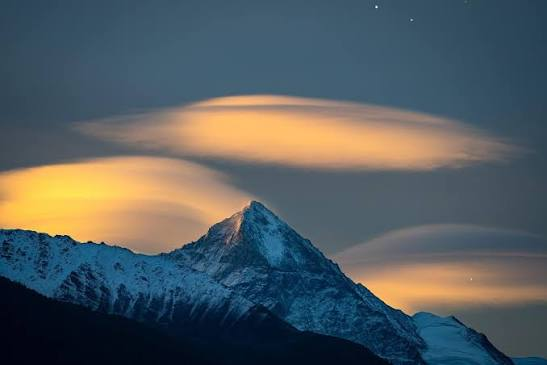
#> input picture AR_cal/dummy.jpg, 547 x 365 px
$ python -i target_compiler.py   (imports and definitions only)
#> lines starting #> are read from the running program, lines starting #| are printed output that depends on the picture
"""Server-side AR image-target compiler (MindAR-style ``.mind`` equivalent).

All of a project's target images are compiled into ONE JSON bundle that the
browser viewer downloads and loads straight into its OpenCV.js tracker, so the
phone never has to run feature extraction itself.

The preprocessing and ORB parameters MUST stay in sync with ``TRACK_CONFIG``
and ``ImageTracker.compile`` in ``ar-studio-frontend/src/ar/tracker.js``:
the target is drawn at most ``max_edge`` px on its long side, converted to
gray, CLAHE-enhanced, and described with ORB. Keypoints are stored in that
resized pixel space, which is also the space the viewer's pose solver uses.
Bump ``COMPILER_VERSION`` whenever any of this changes (projects then show
as needing a recompile). ``BUNDLE_VERSION`` is the file layout; the viewer
ignores bundles whose layout it does not know and compiles locally instead.

Feature selection (compiler v2): ORB proposes ~5000 candidates; points with a
far-away look-alike are dropped, and ~1500 are kept spread evenly over an 8x8
grid and over all pyramid levels. Fewer, better points = faster matching on
the phone and fewer wrong matches than the raw 2500 strongest
(benchmark: same detection rate, ~2x faster matching).
"""

import base64
import hashlib
import math

import cv2
import numpy as np
from PIL import Image, ImageOps

# Bump COMPILER_VERSION when feature selection changes (forces a recompile);
# bump BUNDLE_VERSION only when the bundle file layout changes (the viewer
# checks it).
COMPILER_VERSION = 2
BUNDLE_VERSION = 1
BUNDLE_FORMAT = "ar-studio-targets"

CONFIG = {
    "max_edge": 1080,
    # ORB is asked for many candidates; selection below keeps `budget`.
    "nfeatures": 5000,
    "budget": 1500,
    "scale_factor": 1.2,
    "nlevels": 8,
    "edge_threshold": 15,
    "first_level": 0,
    "wta_k": 2,
    "patch_size": 31,
    "fast_threshold": 7,
    "clahe_clip": 3.0,
    "clahe_tiles": 8,
    # ImageTracker rejects targets with fewer features than its minInliers.
    "min_features": 10,
    # A point is "ambiguous" when another point at least `twin_min_px` away
    # has a descriptor within `twin_max_hamming` bits (of 256): a camera
    # frame could match either, which causes wrong matches and jitter.
    "twin_max_hamming": 24,
    "twin_min_px": 24,
    "grid": 8,
    # Share of the budget spread evenly over pyramid levels (the rest follows
    # each level's image area), so near AND far detection keep points.
    "level_balance": 0.5,
}

PREVIEW_KEYPOINTS = CONFIG["budget"]
SPREAD_GRID = CONFIG["grid"]

RATING_TEXT = {
    0: "Not trackable",
    1: "Poor tracking image",
    2: "Weak tracking",
    3: "Moderate tracking",
    4: "Good tracking",
    5: "Excellent tracking",
}


class TargetCompileError(ValueError):
    pass


def _js_round(value):
    """Math.round() semantics (half away from zero for positives)."""
    return int(math.floor(value + 0.5))


def _load_rgb(image_path):
    """Load like a browser <img> drawn on a canvas: EXIF-rotated, alpha over black."""
    try:
        with Image.open(image_path) as img:
            img = ImageOps.exif_transpose(img)
            if img.mode in ("RGBA", "LA", "P"):
                rgba = img.convert("RGBA")
                arr = np.asarray(rgba, dtype=np.float32)
                rgb = arr[..., :3] * (arr[..., 3:4] / 255.0)
                return rgb.round().astype(np.uint8)
            return np.asarray(img.convert("RGB"), dtype=np.uint8)
    except Exception as exc:  # Pillow raises many types for corrupt/bomb images
        raise TargetCompileError("Unable to read target image.") from exc


def _processed_gray(image_path):
    rgb = _load_rgb(image_path)
    src_h, src_w = rgb.shape[:2]
    if not src_w or not src_h:
        raise TargetCompileError("Target image has no size.")
    scale = min(1.0, CONFIG["max_edge"] / max(src_w, src_h))
    width = max(1, _js_round(src_w * scale))
    height = max(1, _js_round(src_h * scale))
    if (width, height) != (src_w, src_h):
        rgb = cv2.resize(rgb, (width, height), interpolation=cv2.INTER_AREA)
    gray = cv2.cvtColor(rgb, cv2.COLOR_RGB2GRAY)
    tiles = CONFIG["clahe_tiles"]
    clahe = cv2.createCLAHE(clipLimit=CONFIG["clahe_clip"], tileGridSize=(tiles, tiles))
    return clahe.apply(gray), (src_w, src_h), (width, height)


def _orb():
    return cv2.ORB_create(
        nfeatures=CONFIG["nfeatures"],
        scaleFactor=CONFIG["scale_factor"],
        nlevels=CONFIG["nlevels"],
        edgeThreshold=CONFIG["edge_threshold"],
        firstLevel=CONFIG["first_level"],
        WTA_K=CONFIG["wta_k"],
        scoreType=cv2.ORB_HARRIS_SCORE,
        patchSize=CONFIG["patch_size"],
        fastThreshold=CONFIG["fast_threshold"],
    )


# [9 lines left out: function _spread, not called in this run]


def _ambiguous_mask(points, descriptors):
    """True where a point has a far-away look-alike (repeated texture)."""
    n = len(points)
    if n < 2:
        return np.zeros(n, dtype=bool)
    k = min(n, 6)
    pairs = cv2.BFMatcher(cv2.NORM_HAMMING).knnMatch(descriptors, descriptors, k=k)
    max_d = CONFIG["twin_max_hamming"]
    min_px2 = CONFIG["twin_min_px"] ** 2
    out = np.zeros(n, dtype=bool)
    for i, matches in enumerate(pairs):
        for m in matches:
            if m.trainIdx == i:
                continue
            if m.distance > max_d:
                break  # sorted by distance: no closer twins follow
            dx, dy = points[m.trainIdx] - points[i]
            if dx * dx + dy * dy >= min_px2:
                out[i] = True
                break
    return out


def _select(keypoints, points, width, height, keep):
    """Pick up to `budget` candidate indices spread over grid cells and scales.

    Within each (pyramid level, grid cell) points are ranked by response;
    selection takes every cell's best point first, then every cell's second
    best, and so on, so busy regions cannot crowd out quiet ones.
    """
    idx = np.flatnonzero(keep)
    budget = CONFIG["budget"]
    if len(idx) <= budget:
        return idx
    g = SPREAD_GRID
    level = np.array([keypoints[i].octave for i in idx])
    response = np.array([keypoints[i].response for i in idx])
    cx = np.clip((points[idx, 0] / max(width, 1) * g).astype(int), 0, g - 1)
    cy = np.clip((points[idx, 1] / max(height, 1) * g).astype(int), 0, g - 1)
    cell = level * g * g + cy * g + cx

    order = np.lexsort((-response, cell))  # grouped by cell, strongest first
    rank = np.empty(len(idx), dtype=np.int64)
    sorted_cells = cell[order]
    starts = np.r_[0, np.flatnonzero(np.diff(sorted_cells)) + 1]
    ends = np.r_[starts[1:], len(order)]
    for start, end in zip(starts, ends):
        rank[order[start:end]] = np.arange(end - start)
    priority = np.lexsort((-response, rank))  # round-robin over cells

    levels = sorted(set(level.tolist()))
    sf2 = CONFIG["scale_factor"] ** 2
    area = np.array([sf2 ** -lv for lv in levels])
    balance = CONFIG["level_balance"]
    share = (1 - balance) * area / area.sum() + balance / len(levels)
    quota = dict(zip(levels, np.floor(share * budget).astype(int)))

    chosen = np.zeros(len(idx), dtype=bool)
    used = dict.fromkeys(levels, 0)
    for j in priority:
        lv = int(level[j])
        if used[lv] < quota[lv]:
            chosen[j] = True
            used[lv] += 1
    # Levels without enough candidates leave budget over: fill with next best.
    left = budget - int(chosen.sum())
    for j in priority:
        if left <= 0:
            break
        if not chosen[j]:
            chosen[j] = True
            left -= 1
    sel = idx[chosen]
    # Strongest first, so a preview capped at N shows the best points.
    return sel[np.argsort([-keypoints[i].response for i in sel], kind="stable")]


# [25 lines left out: function rate, not called in this run]


def _detect(image_path):
    """Processed gray image plus the selected keypoints/descriptors."""
    gray, src_size, size = _processed_gray(image_path)
#> in _load_rgb, img is the input picture: PIL image 547x365 RGB; mean R, G, B 84.4, 92.6, 95.9
#> in _processed_gray, `gray = cv2.cvtColor(rgb, cv2.COLOR_RGB2GRAY)`:
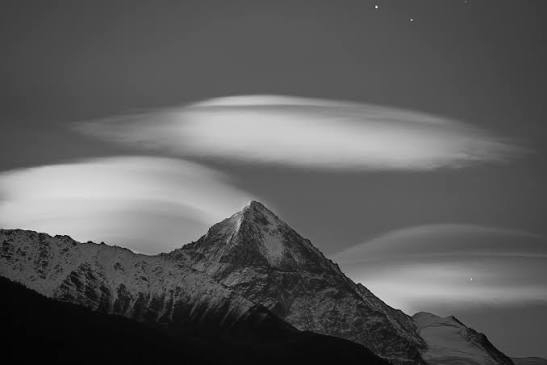
#> gray: shape (365, 547); min 1, max 249, mean 90.5
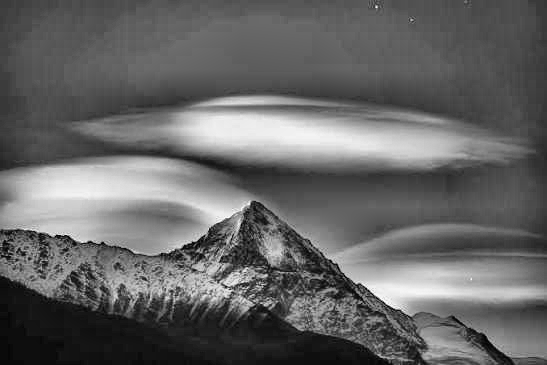
#> gray: shape (365, 547); min 1, max 251, mean 101.3
#> src_size = (547, 365); size = (547, 365)
    width, height = size
#> width = 547; height = 365
    keypoints, descriptors = _orb().detectAndCompute(gray, None)
#> keypoints = 4761 keypoints; strongest (x, y, size): (229, 289, 31), (227, 289, 31), (220, 281, 31), (232, 292, 31)
    if descriptors is None or not keypoints:
        empty = (np.zeros((0, 2), np.float32), np.zeros((0, 32), np.uint8))
        return gray, src_size, size, [], empty[0], empty[1], {"candidates": 0, "ambiguous": 0}
    points = np.array([kp.pt for kp in keypoints], dtype=np.float32).reshape(-1, 2)
#> points = 4761 pairs, first value 15 to 510.1, second value 17 to 349
    ambiguous = _ambiguous_mask(points, descriptors)
#> in _ambiguous_mask, `n = len(points)`: n = 4761
#> in _ambiguous_mask, `k = min(n, 6)`: k = 6
#> in _ambiguous_mask, `pairs = cv2.BFMatcher(cv2.NORM_HAMMING).knnMatch(descriptors, descript..`: pairs = 4761 matches
    sel = _select(keypoints, points, width, height, ~ambiguous)
#> in _select, `idx = np.flatnonzero(keep)`: idx = 4746 values from 0 to 4760
#> in _select, `level = np.array([keypoints[i].octave for i in idx])`: level = 4746 values from 0 to 7
#> in _select, `response = np.array([keypoints[i].response for i in idx])`: response = 4746 values, max 0.00283 at index 172, min -0.000122 at index 4162, mean 0.000212
#> in _select, `cx = np.clip((points[idx, 0] / max(width, 1) * g).astype(int), 0, g - 1)`: cx = 4746 values, max 7 at index 135, min 0 at index 1, mean 2.76
#> in _select, `cy = np.clip((points[idx, 1] / max(height, 1) * g).astype(int), 0, g -..`: cy = 4746 values, max 7 at index 0, min 0 at index 5, mean 5.48
#> in _select, `cell = level * g * g + cy * g + cx`: cell = 4746 values, max 503 at index 4685, min 5 at index 1031, mean 199.2
#> in _select, `order = np.lexsort((-response, cell))`: order = 4746 values, max 4745 at index 4741, min 0 at index 1081, mean 2372.5
#> in _select, `rank = np.empty(len(idx), dtype=np.int64)`: rank = 4746 values, max 4661939197374889984 at index 4741, min 0 at index 1081, mean 4.65e+18
#> in _select, `sorted_cells = cell[order]`: sorted_cells = 4746 values from 5 to 503
#> in _select, `starts = np.r_[0, np.flatnonzero(np.diff(sorted_cells)) + 1]`: starts = 202 values from 0 to 4745
#> in _select, `ends = np.r_[starts[1:], len(order)]`: ends = 202 values from 1 to 4746
#> the loop in _select, `for start, end in zip(starts, ends):` made 202 passes
#> (start, end) on passes 1 to 3: (0, 1), (1, 2), (2, 22)
#> after the loop in _select, `for start, end in zip(starts, ends):`: rank = 4746 values, max 149 at index 1040, min 0 at index 5, mean 30.24
#> in _select, `priority = np.lexsort((-response, rank))`: priority = 4746 values, max 4745 at index 1362, min 0 at index 1192, mean 2372.5
#> in _select, `levels = sorted(set(level.tolist()))`: levels = [0, 1, 2, 3, 4, 5, 6, 7]
#> in _select, `area = np.array([sf2 ** -lv for lv in levels])`: area = [1, 0.694, 0.482, 0.335, 0.233, 0.162, 0.112, 0.0779]
#> in _select, `share = (1 - balance) * area / area.sum() + balance / len(levels)`: share = [0.224, 0.175, 0.14, 0.117, 0.1, 0.0886, 0.0806, 0.0751]
#> in _select, `quota = dict(zip(levels, np.floor(share * budget).astype(int)))`: quota = {0: 336, 1: 261, 2: 210, 3: 174, 4: 150, 5: 132, 6: 120, 7: 112}
#> in _select, `used = dict.fromkeys(levels, 0)`: used = {0: 0, 1: 0, 2: 0, 3: 0, 4: 0, 5: 0, 6: 0, 7: 0}
#> the loop in _select, `for j in priority:` made 4746 passes
#> (j, lv) on passes 1 to 3: (172, 0), (167, 0), (544, 0)
#> after the loop in _select, `for j in priority:`: used has the same summary as quota
#> in _select, `left = budget - int(chosen.sum())`: left = 5
#> the loop in _select, `for j in priority:` made 869 passes
#> left on passes 829, 850, 858, 862, 868: 4, 3, 2, 1, 0
#> j on passes 1 to 6: 172, 167, 544, 661, 515, 625
#> after the loop in _select, `for j in priority:`: left = 0
#> in _select, `sel = idx[chosen]`: sel = 1500 values from 0 to 4759
#> sel = 1500 values, max 4759 at index 1205, min 0 at index 907, mean 2447.4
    stats = {"candidates": len(keypoints), "ambiguous": int(ambiguous.sum())}
#> stats = {'candidates': 4761, 'ambiguous': 15}
    return gray, src_size, size, [keypoints[i] for i in sel], points[sel], descriptors[sel], stats


# [49 lines left out: function compile_target, not called in this run]


def _b64(array):
    return base64.b64encode(np.ascontiguousarray(array).tobytes()).decode("ascii")


# [39 lines left out: functions bundle_entry, targets_signature, generate_feature_preview_image, not called in this run]

>>> result = _detect('../../dummy.jpg')
#> result = 7 items
